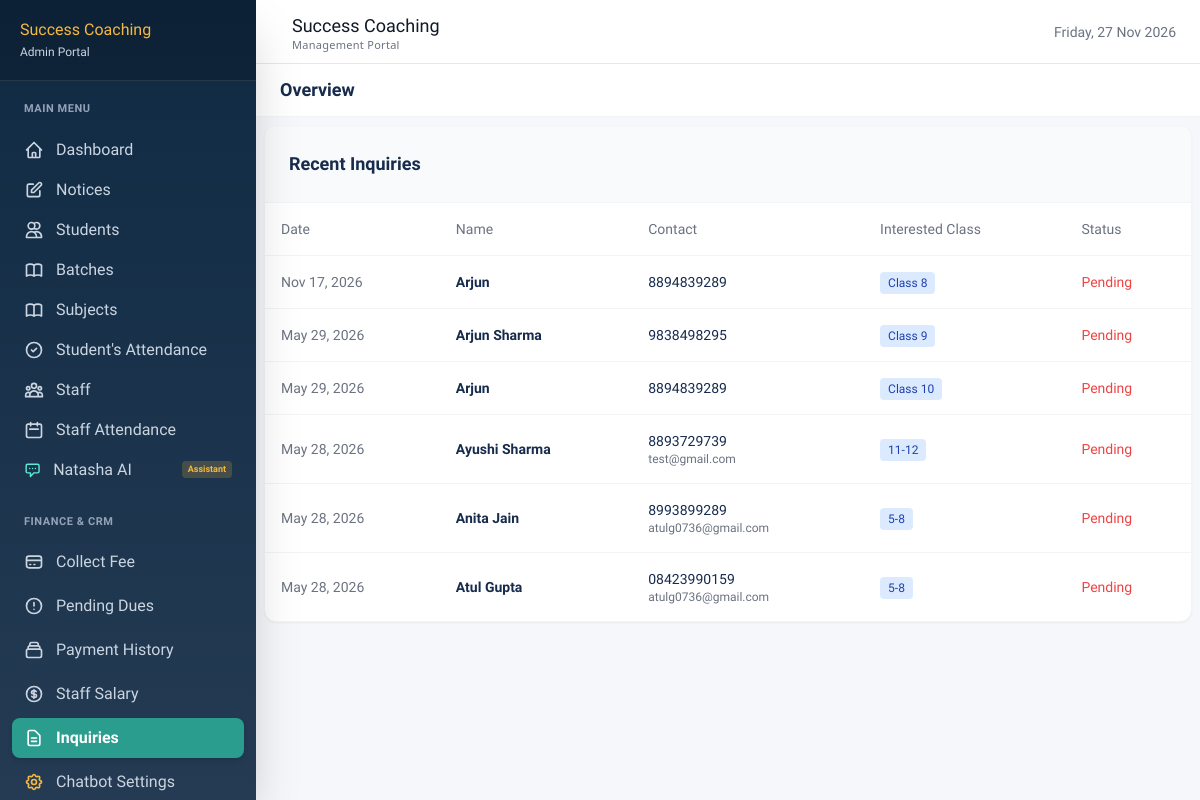
Screenshot of /dashboard/payments/inquiries/ (signed in) with the database file from the repository.
### payments/models.py (models this page shows)
class Inquiry(models.Model):
    name = models.CharField(max_length=100)
    phone = models.CharField(max_length=15)
    email = models.EmailField(blank=True)
    interested_class = models.CharField(max_length=20)
    message = models.TextField(blank=True)
    submitted_at = models.DateTimeField(auto_now_add=True)
    is_followed_up = models.BooleanField(default=False)

### payments/views.py (the view)
# urls.py: path('inquiries/', views.inquiry_list, name='inquiry_list'),
@admin_required
def inquiry_list(request):
    inquiries = Inquiry.objects.all().order_by('-submitted_at')
    return render(request, 'dashboard/inquiries/list.html', {'inquiries': inquiries})

### accounts/context_processors.py (called while the page is built)
def dashboard_base(request):
    context = {}
    if not request.user.is_authenticated:
        context['base_template'] = 'base_dashboard.html'
        return context
    if request.user.role == 'staff':
        context['base_template'] = 'base_staff.html'
        context['active_notices'] = Notice.objects.filter(is_active=True)
    elif request.user.role == 'student':
        context['base_template'] = 'base_dashboard.html'
        context['active_notices'] = Notice.objects.filter(is_active=True, target_audience='all')
    else:
        context['base_template'] = 'base_dashboard.html'
        context['active_notices'] = Notice.objects.filter(is_active=True)
    return context

### templates/dashboard/inquiries/list.html (shortened to what this page needs)
{% extends base_template %}
{% block content %}
<div class="bg-white rounded-xl shadow-sm border border-gray-100 overflow-hidden">
    <div class="p-6 border-b border-gray-100 flex justify-between items-center bg-gray-50">
        <h3 class="text-lg font-bold text-dark">Recent Inquiries</h3>
    </div>
    <div class="hidden md:block overflow-x-auto">
        <table class="w-full text-left border-collapse">
            <thead>
                <tr class="bg-white text-gray-500 text-sm border-b border-gray-100">
                    <th class="p-4 font-medium">Date</th>
                    <th class="p-4 font-medium">Name</th>
                    <th class="p-4 font-medium">Contact</th>
                    <th class="p-4 font-medium">Interested Class</th>
                    <th class="p-4 font-medium">Status</th>
                </tr>
            </thead>
            <tbody class="text-sm divide-y divide-gray-100">
                {% for inquiry in inquiries %}
                <tr class="hover:bg-gray-50 transition">
                    <td class="p-4 font-medium text-gray-500">{{ inquiry.submitted_at|date:"M d, Y" }}</td>
                    <td class="p-4 font-bold text-dark">{{ inquiry.name }}</td>
                    <td class="p-4">
                        <div>{{ inquiry.phone }}</div>
                        <div class="text-xs text-gray-500">{{ inquiry.email }}</div>
                    </td>
                    <td class="p-4"><span class="bg-blue-100 text-blue-800 px-2 py-1 rounded text-xs font-medium">{{ inquiry.interested_class }}</span></td>
                    <td class="p-4">
                        {% if inquiry.is_followed_up %}
                        <span class="text-green-600 font-medium">Followed Up</span>
                        {% else %}
                        <span class="text-red-500 font-medium">Pending</span>
                        {% endif %}
                    </td>
                </tr>
                {% empty %}
                <tr>
                    <td colspan="5" class="p-8 text-center text-gray-500">No inquiries found.</td>
                </tr>
                {% endfor %}
            </tbody>
        </table>
    </div>
</div>
{% endblock %}

### templates/base_dashboard.html (style rules this page uses)
body { font-family: 'Hind', sans-serif; color: #172B4D; background-color: #F5F7FA; }

### rows the page displays
Inquiry: submitted_at "Nov 17, 2026", name "Arjun", phone "8894839289", interested_class "Class 8", is_followed_up "Pending"
Inquiry: submitted_at "May 29, 2026", name "Arjun Sharma", phone "9838498295", interested_class "Class 9", is_followed_up "Pending"
Inquiry: submitted_at "May 29, 2026", name "Arjun", phone "8894839289", interested_class "Class 10", is_followed_up "Pending"
Inquiry: submitted_at "May 28, 2026", name "Ayushi Sharma", phone "8893729739", email "test@gmail.com", interested_class "11-12", is_followed_up "Pending"
Inquiry: submitted_at "May 28, 2026", name "Anita Jain", phone "8993899289", email "atulg0736@gmail.com", interested_class "5-8", is_followed_up "Pending"
Inquiry: submitted_at "May 28, 2026", name "Atul Gupta", phone "08423990159", email "atulg0736@gmail.com", interested_class "5-8", is_followed_up "Pending"
